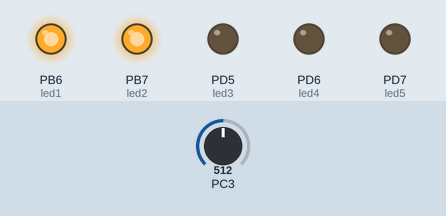
The program below on a simulated ATmega8, built with avr-gcc and emulated at 8 MHz. On the bench: output pins drawn as LEDs (lit = HIGH). The test bench sets the inputs (shaded band); at power-on: PC3 = 512.

Above: at 1.2 s.
1.3 s: PC3 set to 593
2.8 s: PC3 set to 608
At 4.0 s:
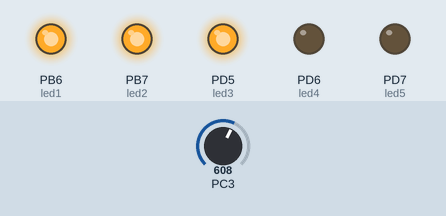
4.3 s: PC3 set to 789
5.8 s: PC3 set to 818
At 6.4 s:
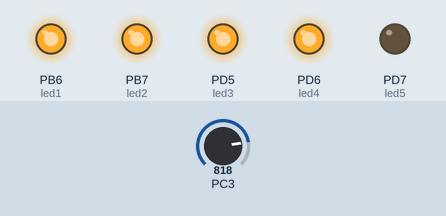
7.3 s: PC3 set to 988
8.8 s: PC3 set to 1014
At 10.0 s:
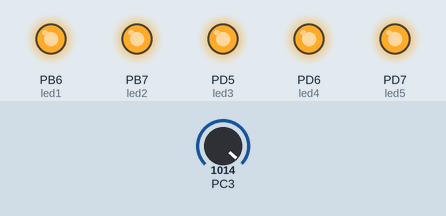
Timing chart, 0 to 11.3 s (numbered marks = the images above; inputs shaded):
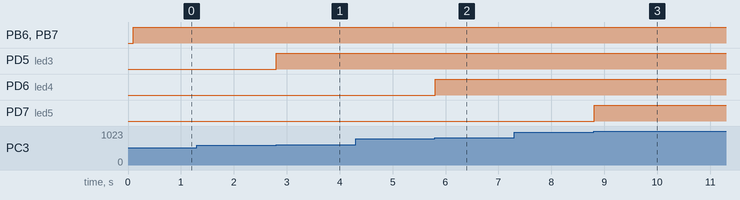

The program:

main.c
```c
#include <avr/io.h>
#include <util/delay.h>
#define led1 (1<<PB6)
#define led2 (1<<PB7)
#define led3 (1<<PD5)
#define led4 (1<<PD6)
#define led5 (1<<PD7)


main(void){
	uint8_t v;
	ADMUX |= (1<<REFS0);// | (1<<REFS1);
	ADMUX |= (1<<MUX1) | (1<<MUX0);
    ADCSRA |= (1<<ADEN) | (1<<ADPS1) | (1<<ADPS2);
    DDRB |= (led1 | led2);
    DDRD |= (led3 | led4 | led5 );
    //DDRC &=~ (1<<PC3);

    //pomiar=pomiar(3);
    while(1){
    	_delay_ms(100);
    	ADCSRA |= (1<<ADSC);
    	while (ADCSRA & (1<<ADSC));
    	PORTB &= ~(led2 | led1);
    	PORTD &= ~(led3 | led4 | led5);

    	if (ADC>200){
    		PORTB |= led1;
    	}
    	if (ADC>400){
    		PORTB |= led2;
    	}
    	if (ADCW>600){
    		PORTD |= led3;
    	}
    	if (ADC>800){
    		PORTD |= led4;
    	}
    	if (ADC>1000){
    	    PORTD |= led5;
    	}
    }
}
```

Measured:
- the behaviour switches between 600 and 601 on PC3 (found by bisection; images 0 and 1)
- the behaviour switches between 800 and 801 on PC3 (found by bisection; images 1 and 2)
- the behaviour switches between 1000 and 1001 on PC3 (found by bisection; images 2 and 3)
- after the input at 2.8 s, PD5 (led3): LOW → HIGH at once
- after the input at 5.8 s, PD6 (led4): LOW → HIGH at once
- after the input at 8.8 s, PD7 (led5): LOW → HIGH at once
